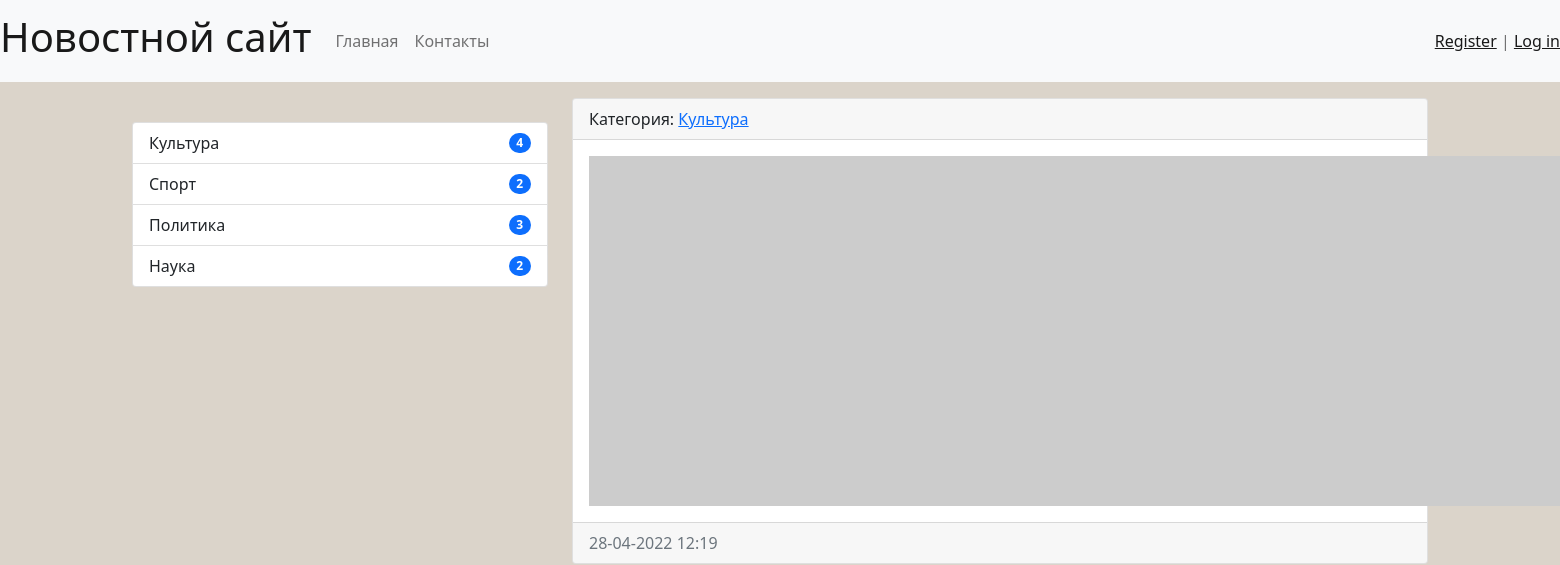
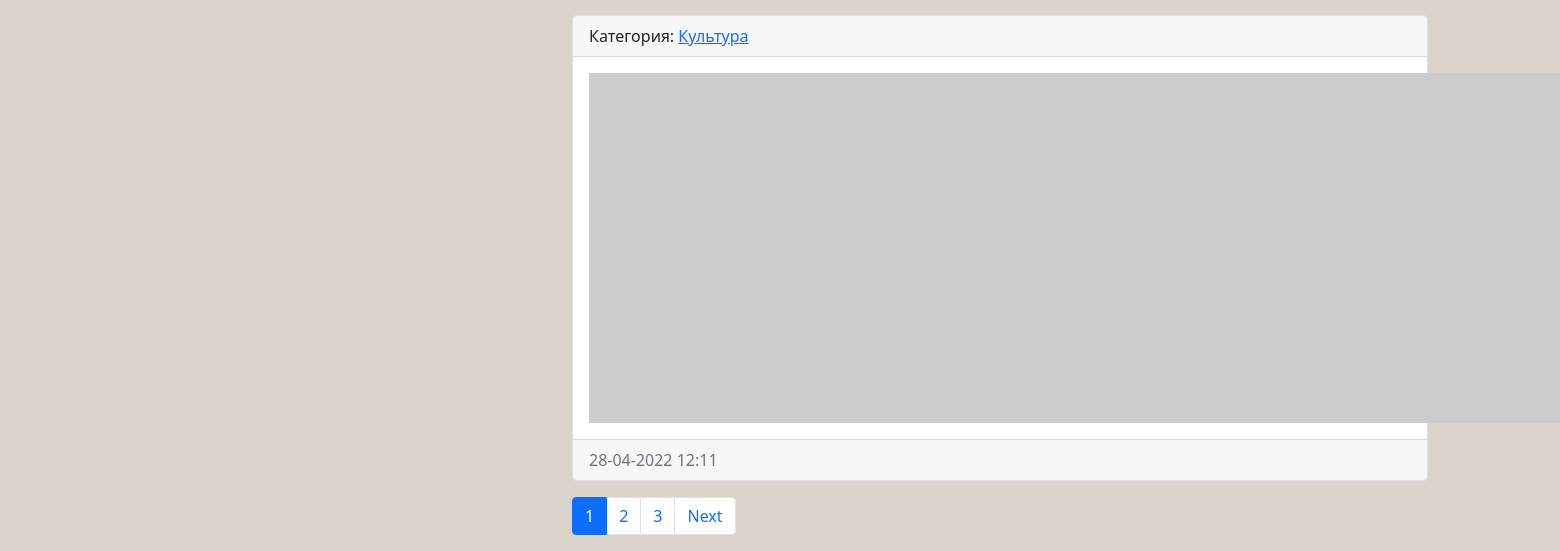
The app's page /, older data (2 pictures, top to bottom).
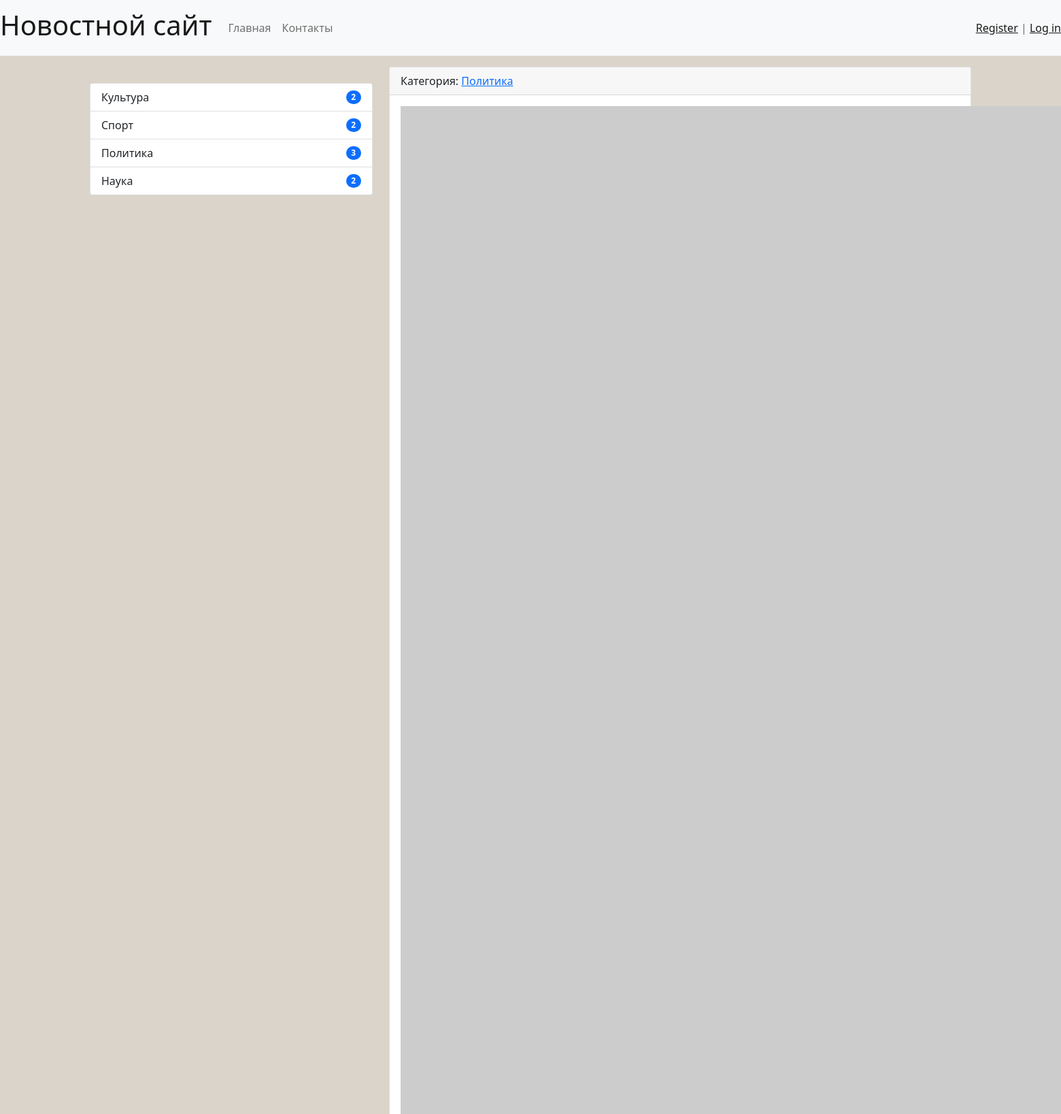
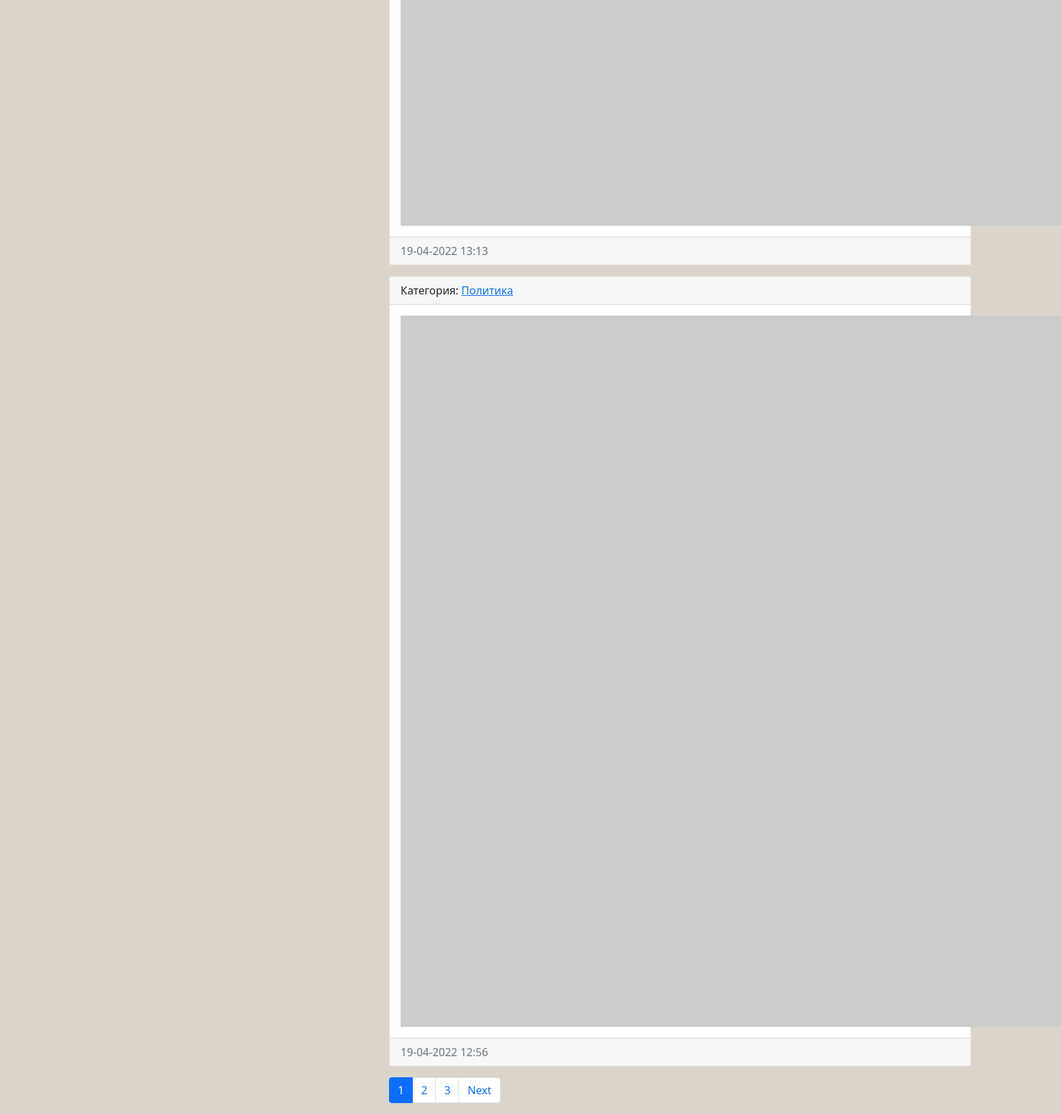
The same page, newer data (2 pictures, top to bottom).
### news/models.py (models this page shows, shortened)
class Category(models.Model):
    title = models.CharField(max_length=150, db_index=True,
                             verbose_name='Название категории')
    def get_absolute_url(self):
        return reverse('category', kwargs={"category_id": self.pk})
    def __str__(self):
        return self.title
    class Meta:
        verbose_name = "Категория"
        verbose_name_plural = "Категории"
        ordering = ['title']

class News(models.Model):
    title = models.CharField(max_length=150, verbose_name='Название новости')
    content = models.TextField(blank=True, verbose_name='Контент')
    created_at = models.DateTimeField(auto_now_add=True, verbose_name='Создано')
    updated_at = models.DateTimeField(auto_now=True, verbose_name='Обновлено')
    photo = models.ImageField(upload_to='photos/%Y/%m/%d', verbose_name='Фото', blank=True)
    is_published = models.BooleanField(default=True, verbose_name='Опубликовано')
    category = models.ForeignKey('Category', on_delete=models.PROTECT, verbose_name='Категория')
    views = models.IntegerField(default=0)
    def get_absolute_url(self):
        return reverse('view_news', kwargs={"pk": self.pk})
    class Meta:
        verbose_name = "Новость"
        verbose_name_plural = "Новости"
        ordering = ['-created_at', 'title']

### news/views.py (the view)
# urls.py: path('', HomeNews.as_view(), name='home'),
class HomeNews(ListView):
    model = News
    template_name = 'news/home_news_list.html'
    context_object_name = 'news'
    paginate_by = 2
    def get_context_data(self, *, object_list=None, **kwargs):
        context = super().get_context_data(**kwargs)
        context['title'] = 'Главная страница'
        return context
    def get_queryset(self):
        return News.objects.filter(is_published=True).select_related('category')

### news/templatetags/news_tags.py (called while the page is built)
@register.inclusion_tag('news/list_categories.html')
def show_categories():
    categories = Category.objects.annotate(cnt=Count('news',
                                filter=F('news__is_published'))).filter(cnt__gt=0)
    return {'categories': categories}

### news/templates/news/home_news_list.html (shortened to what this page needs)
{% extends 'base.html' %}
{% block sidebar %}
{% include 'inc/_sidebar.html' %}
{% endblock %}
{% block content %}
{%for item in news%}
<div class="card mb-3">
    <div class="card-header">
        Категория: <a href="{{ item.category.get_absolute_url }}">{{item.category}}</a>
    </div>
    <div class="card-body">
        <div class="media d-flex">
            {% if item.photo %}
            <img src="{{ item.photo.url }}" alt="" width="350" height="350" class="me-3 float-start">
            {% else %}
            <img src="https://picsum.photos/id/1084/350/350/?grayscale" alt=""
                 class="me-3 float-start">
            {% endif %}
        </div>
    </div>
    <div class="card-footer text-muted">
        {{item.created_at|date:"d-m-Y H:i"}}
    </div>
</div>
{%endfor%}
{% endblock %}

### templates/base.html (shortened to what this page needs)
<!doctype html>
{% load static %}
<html lang="en">
<head>
    <link rel="stylesheet" href="{% static 'bootstrap/css/bootstrap.min.css' %}">
    <link rel="stylesheet" href="{% static 'css/style.css' %}">
</head>
<body>
{% include 'inc/_navbar.html' %}
<div class="container mt-3">
    <div class="row">
        <div class="col-md-4">
            {% block sidebar %}SIDEBAR{% endblock %}
        </div>
        <div class="col-md-8">
            {% block content %}CONTENT{% endblock %}
            {% if page_obj.has_other_pages %}
            <nav aria-label="...">
                <ul class="pagination">
                    {% for p in page_obj.paginator.page_range %}
                    {% if page_obj.number == p %}
                    <li class="page-item active" aria-current="page">
                        <a class="page-link" href="?page={{ p }}">{{ p }}</a>
                    </li>
                    {% elif p > page_obj.number|add:-3 and p < page_obj.number|add:3%}
                    <li class="page-item">
                        <a class="page-link" href="?page={{ p }}">{{ p }}</a>
                    </li>
                    {% endif %}
                    {% endfor %}
                    {% if page_obj.has_next %}
                    <li class="page-item">
                        <a class="page-link" href="?page={{ page_obj.next_page_number }}">Next</a>
                    </li>
                    {% endif %}
                </ul>
            </nav>
            {% endif %}
        </div>
    </div>
</div>
</body>
</html>

### templates/inc/_navbar.html (shortened to what this page needs)
<nav class="navbar navbar-expand-lg navbar-light bg-light">
    <a class="navbar-brand" href="{%url 'home'%}"><h1>Новостной сайт</h1></a>
    <div class="collapse navbar-collapse" id="navbarSupportedContent">
        <ul class="navbar-nav me-auto mb-2 mb-lg-0">
            <li class="nav-item"><a class="nav-link" href="{%url 'home'%}">Главная</a></li>
            <li class="nav-item"><a class="nav-link" href="{%url 'contacts'%}">Контакты</a></li>
        </ul>
<span class="navbar-text">
    {% if request.user.is_authenticated %}
    Welcome, {{ user.username }} | <a href="{% url 'logout' %}">Logout</a>
    {% else %}
    <a href="{% url 'register' %}">Register</a> |
    <a href="{% url 'login' %}">Log in</a>
    {% endif %}
</span>
    </div>
</nav>

### templates/inc/_sidebar.html (shortened to what this page needs)
{% load news_tags %}
<br>
{% show_categories %}

### news/templates/news/list_categories.html
<div class="list-group">
    {%for item in categories%}
    <a href="{{ item.get_absolute_url }}" class="list-group-item list-group-item-action
     d-flex justify-content-between align-items-center">
        {{item.title}} <span class="badge bg-primary rounded-pill">{{ item.cnt }}</span></a>
    {%endfor%}
</div>

### mysite/static/css/style.css (style rules this page uses)
body { background-color: #dbd4ca; }

Row changes from the older to the newer data that the page shows:
removed News: category "Культура", created_at "28-04-2022 12:19"
removed News: category "Культура", created_at "28-04-2022 12:11"
computed for Category "Культура": cnt "4" → "2"
now on this page (row unchanged): News: category "Политика", created_at "19-04-2022 13:13"
now on this page (row unchanged): News: category "Политика", created_at "19-04-2022 12:56"
